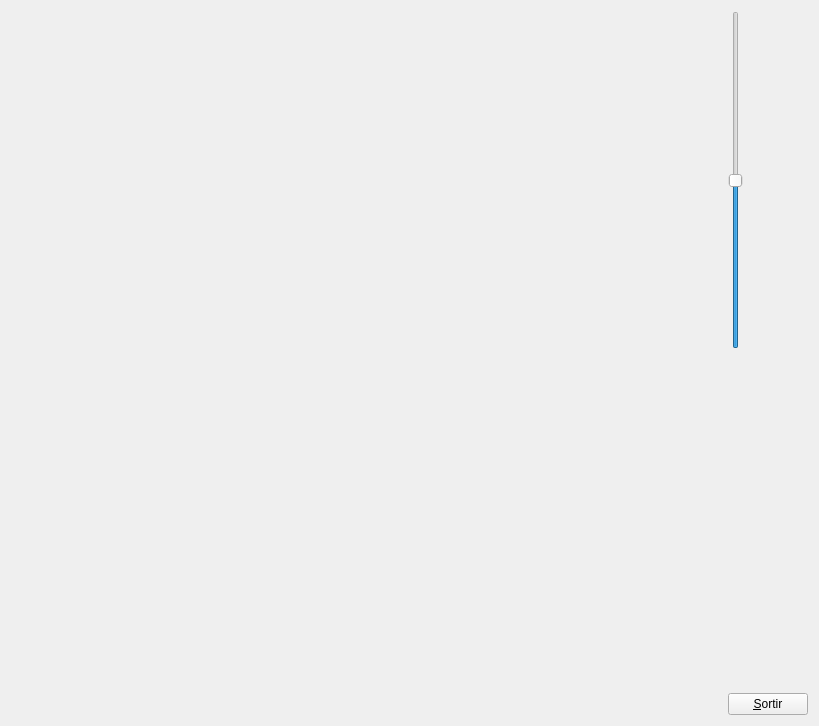
<?xml version="1.0" encoding="UTF-8"?>
<ui version="4.0">
 <class>MyForm</class>
 <widget class="QWidget" name="MyForm">
  <property name="geometry">
   <rect>
    <x>0</x>
    <y>0</y>
    <width>819</width>
    <height>726</height>
   </rect>
  </property>
  <property name="windowTitle">
   <string>Form</string>
  </property>
  <layout class="QHBoxLayout" name="horizontalLayout">
   <item>
    <widget class="MyGLWidget" name="widget" native="true">
     <property name="sizePolicy">
      <sizepolicy hsizetype="Expanding" vsizetype="Expanding">
       <horstretch>0</horstretch>
       <verstretch>0</verstretch>
      </sizepolicy>
     </property>
    </widget>
   </item>
   <item>
    <layout class="QVBoxLayout" name="verticalLayout">
     <item>
      <widget class="QSlider" name="verticalSlider">
       <property name="maximum">
        <number>200</number>
       </property>
       <property name="value">
        <number>100</number>
       </property>
       <property name="orientation">
        <enum>Qt::Vertical</enum>
       </property>
      </widget>
     </item>
     <item>
      <spacer name="verticalSpacer">
       <property name="orientation">
        <enum>Qt::Vertical</enum>
       </property>
       <property name="sizeHint" stdset="0">
        <size>
         <width>20</width>
         <height>40</height>
        </size>
       </property>
      </spacer>
     </item>
     <item>
      <widget class="QPushButton" name="pushButton">
       <property name="sizePolicy">
        <sizepolicy hsizetype="Fixed" vsizetype="Fixed">
         <horstretch>0</horstretch>
         <verstretch>0</verstretch>
        </sizepolicy>
       </property>
       <property name="text">
        <string>&amp;Sortir</string>
       </property>
      </widget>
     </item>
    </layout>
   </item>
  </layout>
 </widget>
 <customwidgets>
  <customwidget>
   <class>MyGLWidget</class>
   <extends>QWidget</extends>
   <header>MyGLWidget.h</header>
   <container>1</container>
   <slots>
    <signal>canviaSlider(int)</signal>
    <slot>ferZoom(int)</slot>
   </slots>
  </customwidget>
 </customwidgets>
 <resources/>
 <connections>
  <connection>
   <sender>pushButton</sender>
   <signal>clicked()</signal>
   <receiver>MyForm</receiver>
   <slot>close()</slot>
   <hints>
    <hint type="sourcelabel">
     <x>808</x>
     <y>715</y>
    </hint>
    <hint type="destinationlabel">
     <x>839</x>
     <y>529</y>
    </hint>
   </hints>
  </connection>
  <connection>
   <sender>widget</sender>
   <signal>canviaSlider(int)</signal>
   <receiver>verticalSlider</receiver>
   <slot>setValue(int)</slot>
   <hints>
    <hint type="sourcelabel">
     <x>677</x>
     <y>231</y>
    </hint>
    <hint type="destinationlabel">
     <x>735</x>
     <y>230</y>
    </hint>
   </hints>
  </connection>
  <connection>
   <sender>verticalSlider</sender>
   <signal>sliderMoved(int)</signal>
   <receiver>widget</receiver>
   <slot>ferZoom(int)</slot>
   <hints>
    <hint type="sourcelabel">
     <x>737</x>
     <y>111</y>
    </hint>
    <hint type="destinationlabel">
     <x>698</x>
     <y>111</y>
    </hint>
   </hints>
  </connection>
 </connections>
</ui>
